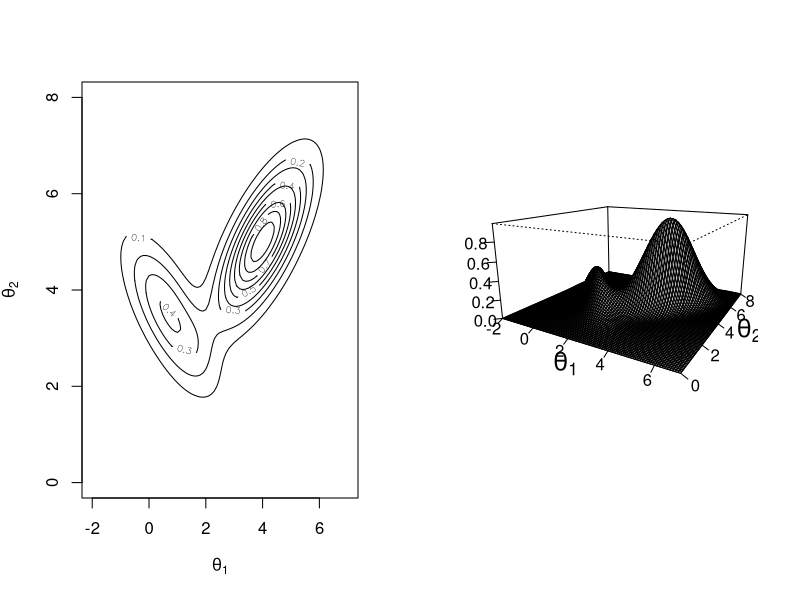
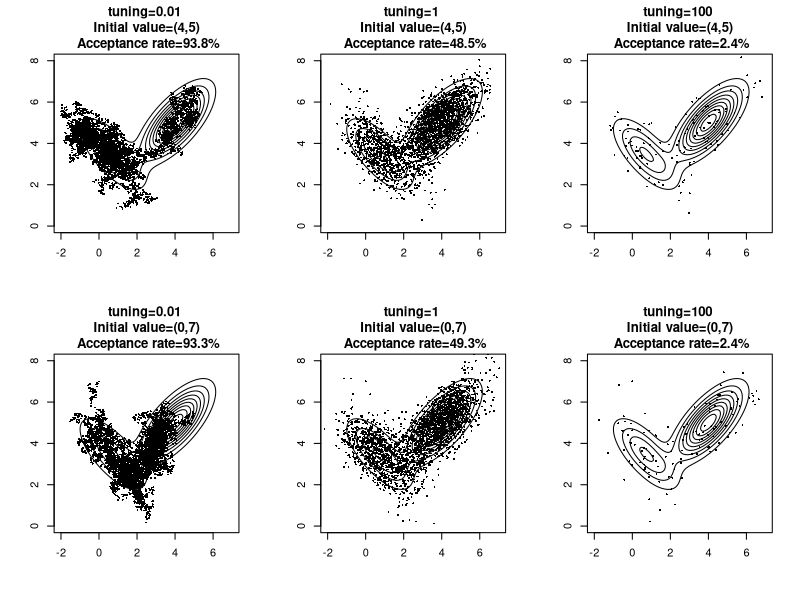
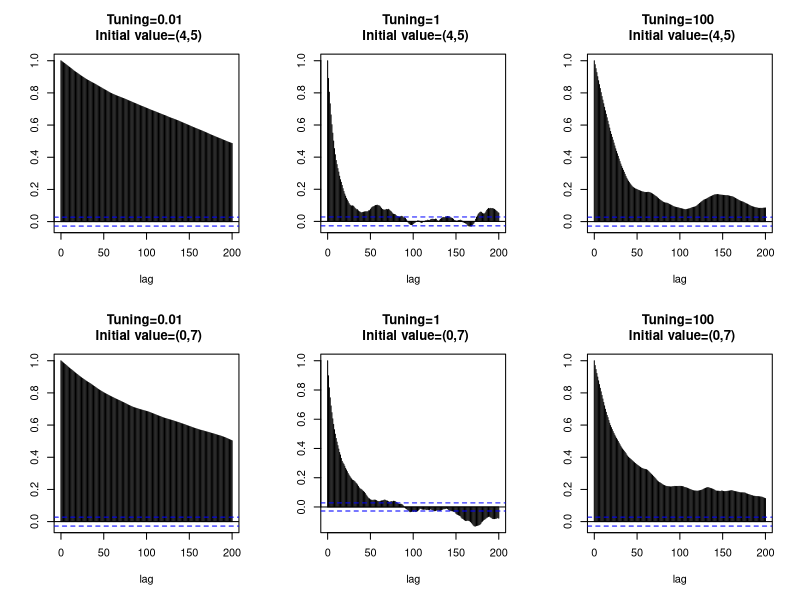
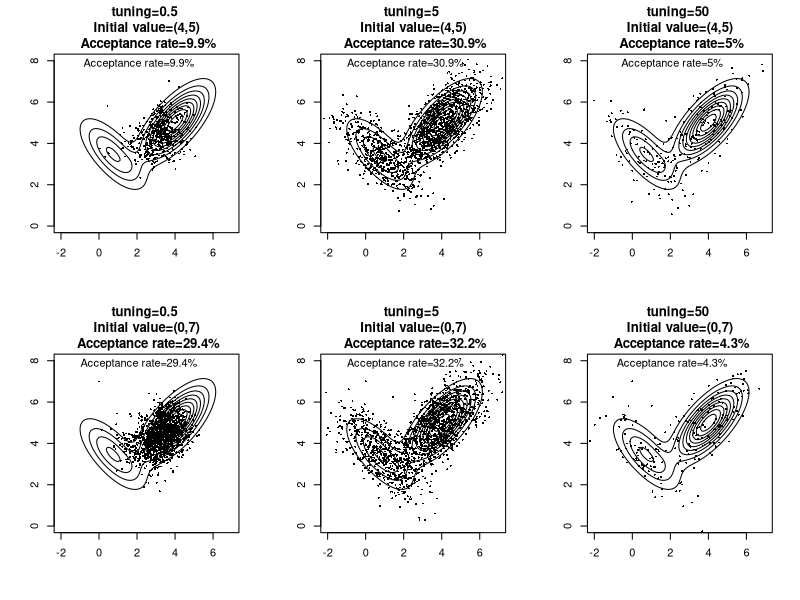
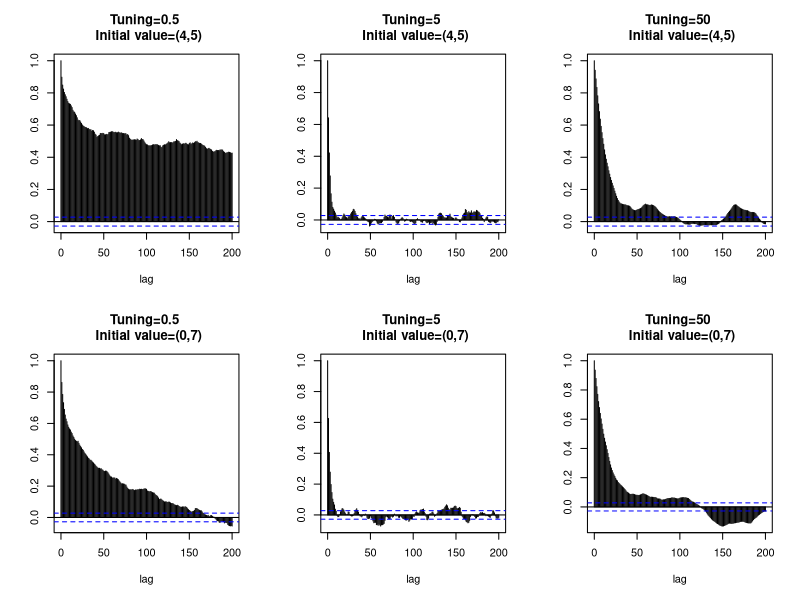

Here is the R script that generated these plots, in order:
############################################################################################
#
#  Random walk Metropolis-Hastings versus Independence Metropolis-Hastings 
# 
#  The target density if a mixture of two 2-dimensional normal densities;
#
#  Part 1 of the example implements the random walk Metropolis-Hasting algorithm:
#    Chain paths for 6 combinations of initial values and tuning parameters;
#    Chain autocorrelations for 6 combinations of initial values and tuning parameters.
#
#  Part 2 of the example implements the independence Metropolis-Hasting algorithm:
#    Chain paths for 6 combinations of initial values and tuning parameters;
#    Chain autocorrelations for 6 combinations of initial values and tuning parameters.
#
############################################################################################
#
# HEDIBERT FREITAS LOPES
# Associate Professor of Econometrics and Statistics
# The University of Chicago Booth School of Business
# 5807 South Woodlawn Avenue
# Chicago, Illinois, 60637
# Email : hlopes@ChicagoBooth.edu
# URL: http://faculty.chicagobooth.edu/hedibert.lopes
#
############################################################################################
dnormm = function(x,m,P){
  exp(-0.5*(t(x-m)%*%P%*%(x-m)))
}
dmixtnormm = function(x,m1,m2,P1,P2,dP1,dP2){
  0.7*dP1*exp(-0.5*(t(x-m1)%*%P1%*%(x-m1)))+
  0.3*dP2*exp(-0.5*(t(x-m2)%*%P2%*%(x-m2)))
}

# True distribution
# -----------------
m1  = c(4,5)
m2  = c(0.7,3.5)
S1  = matrix(c(1,0.7,0.7,1),2,2)
iS1 = solve(S1)
iS1 = (iS1+t(iS1))/2
S2  = matrix(c(1,-0.7,-0.7,1),2,2)
iS2 = solve(S2)
iS2 = (iS2+t(iS2))/2
dP1 = prod(diag(chol(iS1)))
dP2 = prod(diag(chol(iS2)))
x1  = seq(-2,7,by=0.1)
x2  = seq(0,8,by=0.1)
fnorm = matrix(0,length(x1),length(x2))
for (i in 1:length(x1))
  for (j in 1:length(x2))
    fnorm[i,j] = dmixtnormm(c(x1[i],x2[j]),m1,m2,iS1,iS2,dP1,dP2)

par(mfrow=c(1,2))
contour(x1,x2,fnorm,xlab=expression(theta[1]),ylab=expression(theta[2]),main="")
persp(x1,x2,fnorm,theta=30,phi=15,expand=0.5,ltheta=120,shade=0.75,ticktype="detailed",xlab="",ylab="",zlab="")
text(0.35,-0.2,expression(theta[2]),cex=1.5)
text(-0.2,-0.3,expression(theta[1]),cex=1.5)

# Random Walk Metropolis 
# ----------------------
set.seed(1027675)
tunning = c(0.01,1,100)
init  = rbind(c(4,5),c(0,7))
M     = 5000
neff  = NULL
neff1 = NULL
draws = NULL
par(mfrow=c(2,3))
for (j in 1:2){
  for (tun in tunning){
    V = diag(tun,2)
    cV = t(chol(V))
    iV = solve(V)
    x = init[j,]
    xs = x
    accepted = 0
    for (i in 1:M){
      xnew = x+cV%*%rnorm(2)
      acceptance = min(1,(dmixtnormm(xnew,m1,m2,iS1,iS2,dP1,dP2)/
                   dmixtnormm(x,m1,m2,iS1,iS2,dP1,dP2))*(dnormm(x,xnew,iV)/dnormm(xnew,x,iV)))
      u = runif(1)
      if (u<acceptance){
        x = xnew
        accepted = accepted+1
      }
      xs = rbind(xs,t(x))
    }
    # Metropolis paths
    xss = matrix(0,2*M,2)
    xss[1,] = xs[1,1:2]
    xss[2,2] = xs[1,2]
    for (i in 2:M){
      xss[2*(i-1),1] = xs[i,1]
      xss[2*i-1  ,1] = xs[i,1]
      xss[2*i-1,2] = xs[i,2]
      xss[2*i  ,2] = xs[i,2]
    }
    plot(xs,main="",xlim=c(-2,7),ylim=c(0,8),xlab="",ylab="",pch=16,cex=0.4)
    title(paste("tuning=",tun," \n Initial value=(",init[j,1],",",init[j,2],") \n Acceptance rate=",
          round(100*accepted/M,1),"%",sep=""))
    contour(x1,x2,fnorm,main="",xlim=c(-2,7),ylim=c(0,8),drawlabels=FALSE,add=TRUE)
    neff = c(neff,M/(1+0.01*sum((200-2:200)*acf(xs[,1],lag=200,plot=F)$acf[2:200])))
    neff = c(neff,M/(1+0.01*sum((200-2:200)*acf(xs[,2],lag=200,plot=F)$acf[2:200])))
    neff1 = c(neff1,M/(1+2*sum(acf(xs[,1],lag=200,plot=F)$acf[2:200])))
    neff1 = c(neff1,M/(1+2*sum(acf(xs[,2],lag=200,plot=F)$acf[2:200])))
    draws = cbind(draws,xs)
  }
}
matrix(neff,6,2,byrow=T)
matrix(neff1,6,2,byrow=T)

tun = c(tunning,tunning)
ini = rbind(matrix(init[1,],3,2,byrow=T),
            matrix(init[2,],3,2,byrow=T))

par(mfrow=c(2,3))
j = 0
for (i in seq(2,12,2)){
  j = j + 1
  acf(draws[,i],xlab="lag",ylab="",main="",lag=200)
  title(paste("Tuning=",tun[j]," \n Initial value=(",ini[j,1],",",ini[j,2],")",sep=""))
}


# Independent Metropolis
# ----------------------
set.seed(1027675)
init = rbind(c(4,5),c(0,7))
tunning = c(0.5,5,50)
m    = c(3.01,4.55)
M    = 5000
neff = NULL
neff1 = NULL
draws = NULL
par(mfrow=c(2,3))
for (j in 1:2){
  for (tun in tunning){
    V = diag(tun,2)
    cV = t(chol(V))
    iV = solve(V)
    x = init[j,]
    xs = t(x)
    accepted = 0
    for (i in 1:M){
      xnew = m+cV%*%rnorm(2)
      acceptance = min(1,(dmixtnormm(xnew,m1,m2,iS1,iS2,dP1,dP2)/
                   dmixtnormm(x,m1,m2,iS1,iS2,dP1,dP2))*(dnormm(x,m,iV)/dnormm(xnew,m,iV)))
      u = runif(1)
      if (u<acceptance){
        x = xnew
        accepted = accepted+1
      }
      xs = rbind(xs,t(x))
    }
    # Metropolis paths
    xss = matrix(0,2*M,2)
    xss[1,] = xs[1,1:2]
    xss[2,2] = xs[1,2]
    for (i in 2:M){
      xss[2*(i-1),1] = xs[i,1]
      xss[2*i-1  ,1] = xs[i,1]
      xss[2*i-1,2] = xs[i,2]
      xss[2*i  ,2] = xs[i,2]
    }
    plot(xs,main="",xlim=c(-2,7),ylim=c(0,8),xlab="",ylab="",pch=16,cex=0.4)
    title(paste("tuning=",tun," \n Initial value=(",init[j,1],",",init[j,2],") \n Acceptance rate=",
          round(100*accepted/M,1),"%",sep=""))
    text(2.1,7.85,paste("Acceptance rate=",round(100*accepted/M,1),"%",sep=""))
    contour(x1,x2,fnorm,main="",xlim=c(-2,7),ylim=c(0,8),drawlabels=FALSE,add=TRUE)
    neff = c(neff,M/(1+0.01*sum((200-2:200)*acf(xs[,1],lag=200,plot=F)$acf[2:200])))
    neff = c(neff,M/(1+0.01*sum((200-2:200)*acf(xs[,2],lag=200,plot=F)$acf[2:200])))
    neff1 = c(neff1,M/(1+2*sum(acf(xs[,1],lag=200,plot=F)$acf[2:200])))
    neff1 = c(neff1,M/(1+2*sum(acf(xs[,2],lag=200,plot=F)$acf[2:200])))
    draws = cbind(draws,xs)
  }
}
matrix(neff,6,2,byrow=T)
matrix(neff1,6,2,byrow=T)
tun = c(tunning,tunning)
ini = rbind(matrix(init[1,],3,2,byrow=T),matrix(init[2,],3,2,byrow=T))

par(mfrow=c(2,3))
j = 0
for (i in seq(2,12,2)){
  j = j + 1
  acf(draws[,i],xlab="lag",ylab="",main="",lag=200)
  title(paste("Tuning=",tun[j]," \n Initial value=(",ini[j,1],",",ini[j,2],")",sep=""))
}


